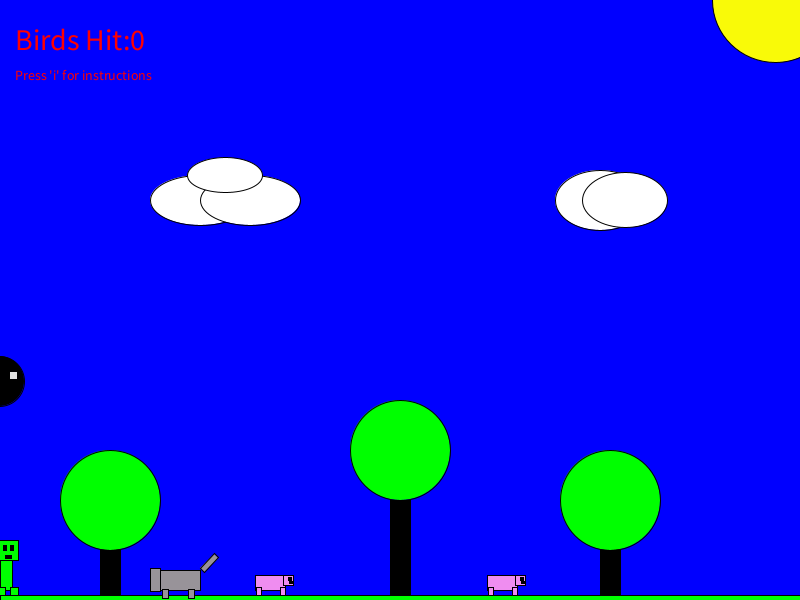
Frame 1 (no input)
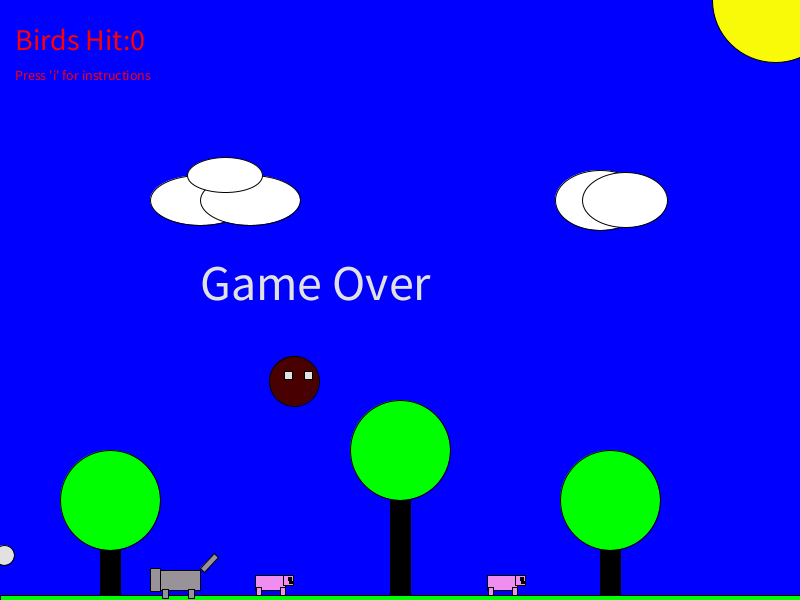
Frame 60 (the mouse pressed at the canvas centre just before this capture)
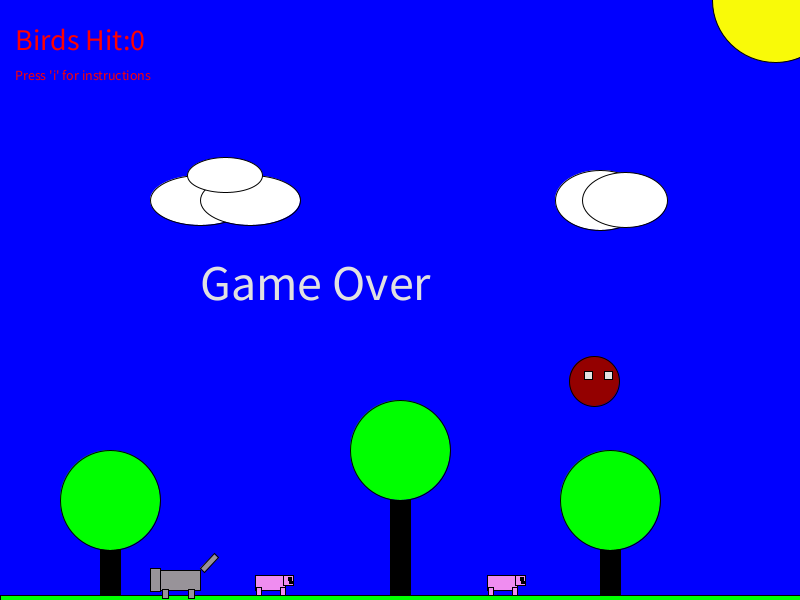
Frame 120 (the mouse held since frame 60 and released just before this capture)

The Processing sketch that drew these frames (run headless with seeded random() and noise(); from frame 60 on, the mouse is pressed at the canvas centre):

// Processing sketch: processing_103848
// ── processing_103848.pde

float treeXPosition = 600.0;
int launchPosition = -1;
int altitude = 0;
int explosionPosition = -1;
int pig1Position = (int) random (100, 700);
int pig2Position = (int) random (100, 700);
int birdAltitude = (int)random(25, 400);
int poop = birdAltitude;
int birdPosition = -1;
int birdPositionMax = 800;
int score = 0;
int cPosition = 0;
int poopPosition = -1;
int gameOver = 0;
int sPosition = 900;
int sRandom = (int) random (1, 20);

int explosionLength = 10; // number frame the explosion will last
int explosionLeft;

void keyPressed() {
  if (key == ' ') {
    explosionLeft = explosionLength;
    explosionPosition = cPosition;
    if ((explosionPosition >= (pig1Position - 50)) && (explosionPosition <= (pig1Position + 50))) {
      pig1Position = 900;
    }
    if ((explosionPosition >= (pig2Position - 50)) && (explosionPosition <= (pig2Position + 50))) {
      pig2Position = 900;
    }
    if (explosionPosition + 100 >= sPosition) {
      sPosition = (100000);
    }
    //setup ();
    
    //frameRate (.1);
  } else if ((key == 'f') && (launchPosition < 0)) {
    launchPosition = cPosition;
    altitude = 555;
    rect (mouseX, 565, 15, 15);
  } else {
    explosionPosition = -1;
  }
}
void drawTree(float xPosition)
{
  fill (0, 0, 0);
  rect (xPosition, 475, 20, 125);
  fill (0, 255, 0);
  ellipse (xPosition + 10, 500, 100, 100);
}

void setup()
{
  noCursor ();
  size (800, 600);
  background(0, 0, 300);
  drawTree(100);
  fill (0, 255, 0);
  ellipse (400, 450, 100, 100);
  fill (0, 0, 0);
  rect (390, 500, 20, 200);
  fill (255, 255, 255);
  ellipse (200, 200, 100, 50);
  ellipse (250, 200, 100, 50);
  ellipse (225, 175, 75, 35);
  fill (0, 255, 0);
  fill (0, 0, 0);
  rect (treeXPosition, 475, 20, 125);
  fill (0, 255, 0);
  ellipse (treeXPosition + 10, 500, 100, 100);
  rect (0, 595, 800, 15);
  drawPiggy (pig1Position);
  drawPiggy (pig2Position);
  fill (249, 250, 8);
  ellipse (775, 0, 125, 125);
  drawCloud (600, 200, 90, 60);
  frameRate (60);
  drawWolf();
}

void draw () {
  if (explosionPosition != -1) {
    //return;
  }
  creeper(cPosition);
  if (key == 'd' && keyPressed) {
    if (cPosition < pig1Position && cPosition < pig2Position)
    {
      cPosition = cPosition + 5;
    }
  }
  if (key == 'a' && keyPressed)
  {
    cPosition = cPosition - 5;
  }
  if ((poopPosition < 0) && (cPosition <= birdPosition)) {
    poopPosition = birdPosition;
    poop = birdAltitude;
  }
  if ((int)score == sRandom)
  {
    sPosition = sPosition - 10;
    drawSteve(sPosition);
  }
  if (sPosition <= cPosition) {

    cPosition = 10000;
    textSize (40);
    gameOver = gameOver + 1;
  }

  if(explosionLeft > 0) {
    drawExplosion();
    explosionLeft--;
  }

  if (launchPosition >= 0) {
    float r = random (225);
    float g = random (225);
    float b = random (225);
    fill (r, g, b);
    ellipse (launchPosition, altitude, 20, 20);
    altitude = altitude - 5;
    if (altitude < 0) {
      launchPosition = -1;
    }
  }
  if (birdPosition >= birdPositionMax) {
    birdPosition = 0;
    birdAltitude= (int)random(20, 80);
    birdAltitude= birdAltitude*5;
    if (poop > 600) {
      poopPosition = -1;
    }
  }

  fill (birdPosition/4, 0, 0);
  ellipse (birdPosition, birdAltitude, 50, 50);
  fill (225, 225, 225);
  rect (birdPosition + 10, birdAltitude - 10, 8, 8);
  rect (birdPosition - 10, birdAltitude - 10, 8, 8);
  birdPosition = birdPosition + 5;
  if (launchPosition >= ((birdPosition - 50)) && ((launchPosition <= (birdPosition + 50)) && ((altitude == (birdAltitude)))))
  {
    fill (255, 0, 0);
    ellipse (birdPosition, birdAltitude, 100, 100);
    birdAltitude = birdAltitude -50;
    birdPosition = 0;
    altitude = -40;
    score = score + 1;
  }


  if (score == 10) {
    fill (0);
    textSize (50);
    text("SSSSSssss... good jawb!!!", 100, 300);
    text("To continue hit another bird", 100, 350);
  }
  if (poopPosition >= 0) {

    ellipse (poopPosition, poop, 20, 20);
    poop = poop + 3;
  }
  if (((poopPosition <= (cPosition + 10)) && (poopPosition >= (cPosition - 1)) && (poop >= 540)) && (poop <= 590)) {
    gameOver = gameOver + 1;
    cPosition = 700000;
  }
  if (gameOver >= 1) {
    textSize (50);
    text ("Game Over", 200, 300);
  }
  if ((key == 'i')&& keyPressed )
  {
    textSize (30);
    text ("A to move Left", 500, 35);
    text ("D to move Right", 500, 70);
    text ("F to fire missles", 500, 105);
    text ("Space to blow up", 500, 140);
  }
  fill (255, 0, 0);
  textSize (14);
  text ("Press 'i' for instructions", 15, 80);
  textSize (30);
  text ("Birds Hit:" + score, 15, 50);
  
}

void creeper (float cPosition) {
  setup ();
  fill(0, 255, 0);
  rect (cPosition, 550, 12, 40);
  rect (cPosition - 3, 587, 8, 8);
  rect (cPosition + 10, 587, 8, 8);
  rect (cPosition - 2, 540, 20, 20);
  fill (0, 0, 0);
  rect (cPosition + 3, 545, 3, 5);
  rect (cPosition + 10, 545, 3, 5);
  rect (cPosition + 5, 555, 6, 3);
}
void drawCloud(float xPosition, float yPosition, float cloudwidth, float cloudheight)
{
  fill (255, 255, 255);
  ellipse (xPosition, yPosition, cloudwidth, cloudheight);
  ellipse (xPosition + 25, yPosition, cloudwidth - 5, cloudheight - 5);
}
void drawPiggy (float xPos)
{
  if (xPos >= 0) {
    fill (239, 141, 240);
    rect (xPos, 575, 30, 15);
    rect (xPos + 1, 587, 5, 8);
    rect (xPos + 25, 587, 5, 8);
    rect (xPos + 28, 575, 10, 10);
    fill (0, 0, 0);
    rect (xPos + 33, 577, 3, 3);
    rect (xPos + 34, 581, 4, 2);
  }
}
void drawSteve (float sPosition)
{
  fill (50, 249, 227);
  rect (sPosition, 530, 14, 40);
  fill (0, 0, 150);
  rect (sPosition, 570, 14, 20);
  fill (144, 78, 12);
  rect (sPosition - 25, 535, 5, 23);
  fill (0);
  rect (sPosition - 5, 590, 19, 7);
  rect (sPosition - 5, 516, 24, 4);
  fill (240, 171, 68);
  rect (sPosition - 25, 544, 5, 10);
  rect (sPosition - 5, 520, 24, 24);
  fill (0, 0, 250);
  rect (sPosition - 2, 526, 4, 4);
  fill (0);


  fill (255);
  rect (sPosition-5, 535, 10, 5);

  fill (50, 249, 227);
  rect (sPosition - 20, 544, 30, 10);
  fill (188, 183, 179);
  rect (sPosition - 25, 510, 5, 30);
  triangle(sPosition - 20, 510, sPosition - 25, 510, sPosition - 23, 505);
}

void drawExplosion()
{
  fill (252, 98, 8);
  ellipse (explosionPosition, 570, 100, 100);
}
void drawWolf()
{
  fill(152,147,153);
  rect(150,570, 50, 20);
  rect(150,568, 10, 23);
  rect(162,589, 6, 9);
  rect(188,589, 6, 9);
  translate(200,568);
  rotate(-PI/4);  
  rect(0, 0, 20, 6);
  rotate(PI/4);
  translate(-200,-568);
  
}
